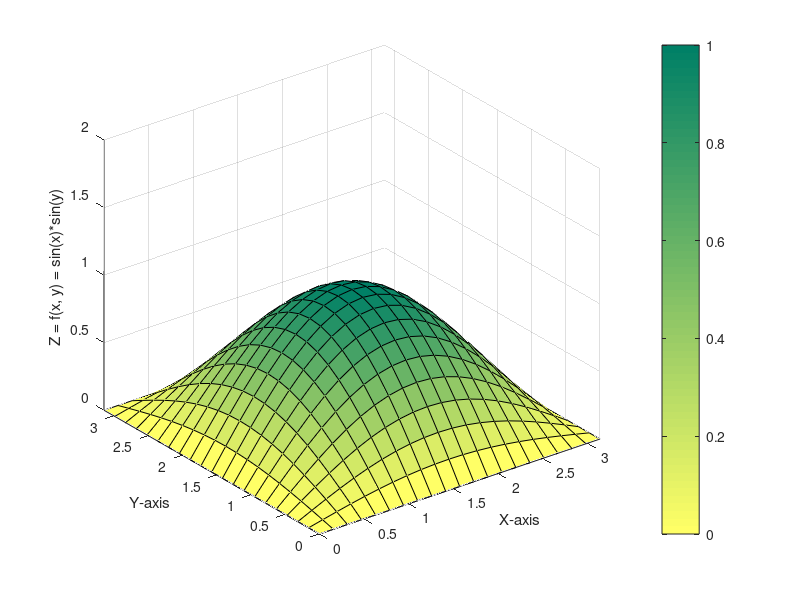

Reproduce this figure in MATLAB. (Note: this script raises an error after producing the figure.)
x = 0 : 0.05*pi : pi;
y = 0 : 0.05*pi : pi;

[X_mg, Y_mg] = meshgrid(x , y);

Z_mg = sin(X_mg) .* sin(Y_mg);

surf(X_mg, Y_mg, Z_mg)
xlabel('X-axis')
ylabel('Y-axis')
zlabel('Z = f(x, y) = sin(x)*sin(y)')
colorbar % 색깔에 따른 양을 나타냄
shading interp % 선이 없어짐
shading flat % 박스가 생김
shading faceted % 원래의 선이 생김
colormap hot % 그래프 색깔 변경
colormap jet % 그래프 색깔 변경
colormap summer % 그래프 색깔 변경
colormap(flipud(colormap)) % 색깔 반전
ylim([0 pi]) % y좌표 범위 제한
xlim([0 pi]) % x좌표 범위 제한
zlim([0 2]) % z좌표 범위 제한
axis equal % x, y, z 좌표를 동일한 비율로 보여줌
axis normal % x, y, z 좌표를 원래의 비율로 보여줌
alpha(0.8) % 투명도 조절(0~1)
view(3) % 그래프를 어떤 측면에서 볼지 결정